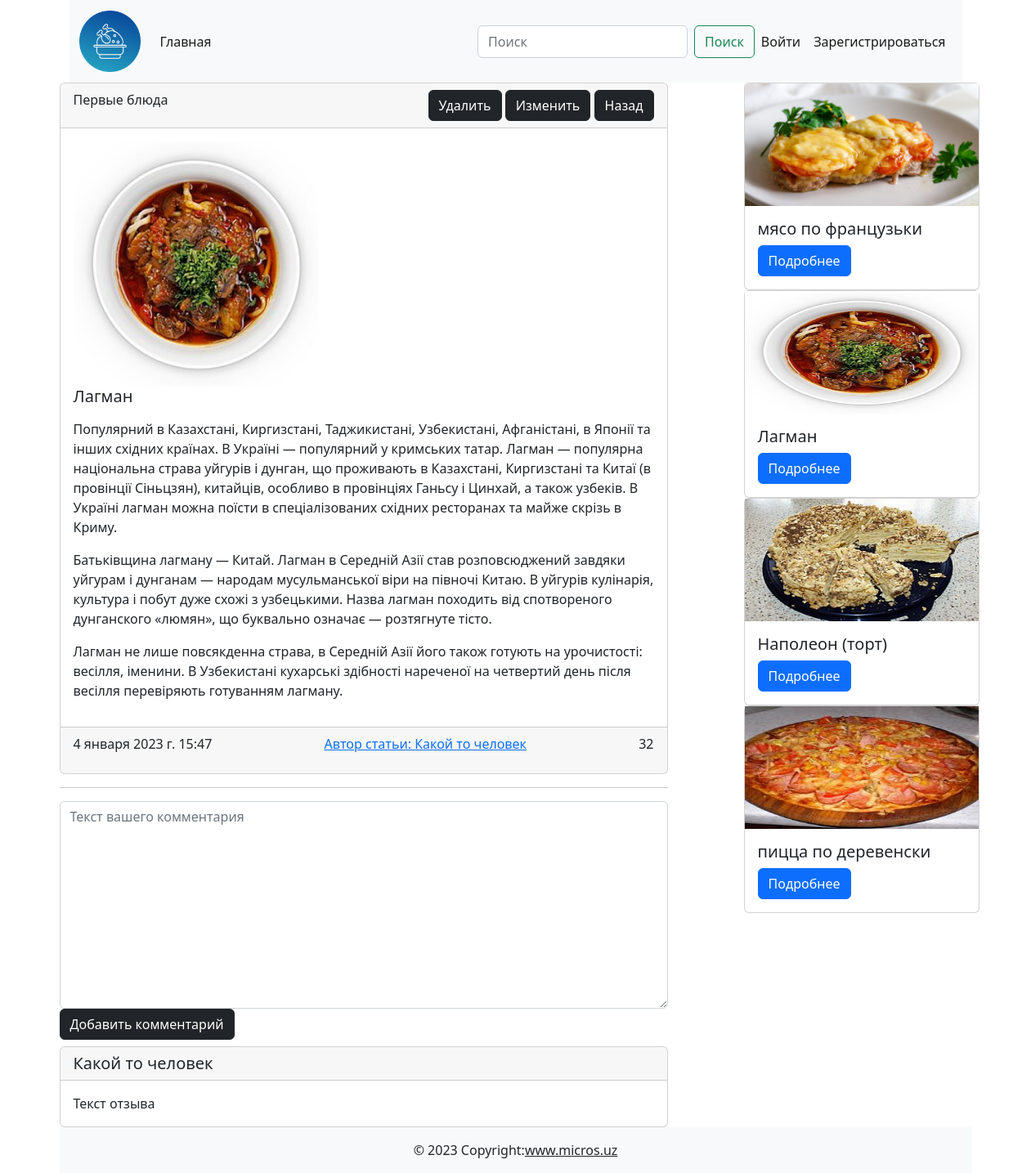
The app's page /post/1/ with its own data.
### cooking/models.py (models this page shows, shortened)
class Post(models.Model):
    title = models.CharField(max_length=255)
    content = models.TextField(default='скоро тут будет статья')
    created_at = models.DateTimeField(auto_now_add=True)
    updated_at = models.DateTimeField(auto_now=True)
    photo = models.ImageField(upload_to='photos/', blank=True, null=True)
    watched = models.IntegerField(default=0)
    is_published = models.BooleanField(default=True)
    category = models.ForeignKey(Category,on_delete=models.CASCADE)
    def get_absolute_url(self):
        return reverse('post_detail', kwargs={'pk':self.pk})

class Category(models.Model):
    title = models.CharField(max_length=255)
    def __str__(self):
        return self.title

### cooking/views.py (the view)
# urls.py: path('post/<int:pk>/',post_detail, name='post_detail'),
def post_detail(request, pk):
    article = Post.objects.get(pk=pk)
    Post.objects.filter(pk=pk).update(watched = F('watched')+1)
    ext_post = Post.objects.all().order_by('-watched')[:4]
    context = {
        'title': article.title,
        'post': article,
        'ext_posts':ext_post,
    }
    return render(request,'cooking/article_detail.html',context)

### cooking/templates/cooking/article_detail.html (shortened to what this page needs)
{% extends 'base.html' %}
{% block main %}
<div class="d-flex justify-content-between"><div class="col-8">
    <div class="card"><div class="card-header d-flex justify-content-between">{{post.category}}
        <div>
            <a href="#!" class="btn btn-dark">Удалить</a>
            <a href="#!" class="btn btn-dark">Изменить</a>
            <a href="#!" class="btn btn-dark">Назад</a>
        </div>
    </div>
        <img src="" class="card-img-top" alt=""><div class="card-body">
            {%if post.photo %}
            <img src="{{ post.photo.url }}" width="300" height="300" alt="">
            {%else%}
        <img src="https://www.raumplus.ru/upload/iblock/99e/Skoro-zdes-budet-foto.jpg" width="300" alt="">
        {%endif%}
        <h5 class="card-title">{{post.title}}</h5>
        <p class="card-text">{{post.content | linebreaks }}</p>
    </div>
        <div class="card-footer d-flex justify-content-between"><p class="card-text">4 января 2023 г. 15:47</p>
            <a href="/profile/1">Автор статьи: Какой то человек</a>
            <p class="card-text">{{post.watched}}</p>
        </div>
    </div>
    <hr>
    <form action="#!" method="post" , enctype="multipart/form-data">
        <textarea name="text" cols="40" rows="10" class="form-control" placeholder="Текст вашего комментария" required id="id_text"></textarea>
        <button class="btn btn-dark" type="submit">Добавить комментарий</button>
    </form>
    <div class="card mt-2"><h5 class="card-header">Какой то человек</h5>
        <div class="card-body">
            <p class="card-text">Текст отзыва</p>
        </div>
    </div>
</div>
<div class="col-1"></div>
<div class="col-4">
    {%for ext_post in ext_posts %}
    <div class="card" style="width: 18rem;">
        {%if ext_post.photo %}
        <img src="{{ ext_post.photo.url }}" width="286" height="150" alt="">
        {%else%}
        <img class="card-img-top" src="{{ext_post.img}}" width="200" alt="">
        {%endif%}
        <div class="card-body"><h5 class="card-title">{{ext_post.title}}</h5><a href="{{ext_post.get_absolute_url}}" class="btn btn-primary">Подробнее</a></div>
    </div>
    {%endfor%}
</div>
</div>
{% endblock main %}

### records on screen
Post: category "Первые блюда", photo (picture), title "Лагман", content "Популярний в Казахстані, Киргизстані, Таджикистані, Узбекистані, Афганістані, в Японії та інших східних країнах. В Україні — популярний у кримських татар. Лагман — популярна національна страва уйгурів і дунган, що проживають в Казахстані, Киргизстані та Китаї (в провінції Сіньцзян), китайців, особливо в провінціях Ганьсу і Цинхай, а також узбеків. В Україні лагман можна поїсти в спеціалізованих східних ресторанах та майже скрізь в Криму. Батьківщина лагману — Китай. Лагман в Середній Азії став розповсюджений завдяки уйгурам і дунганам — народам мусульманської віри на півночі Китаю. В уйгурів кулінарія, культура і побут дуже схожі з узбецькими. Назва лагман походить від спотвореного…", watched "32"
Post: photo (picture), title "мясо по французьки"
Post: photo (picture), title "Наполеон (торт)"
Post: photo (picture), title "пицца по деревенски"
